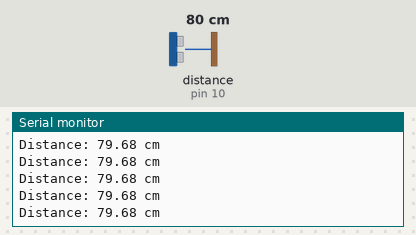
A sketch run on a simulated Arduino Uno, built with avr-gcc and run on an emulated ATmega328P. Parts: the last lines printed to the serial monitor. Wiring (inferred from the names in the program): ultrasonic range finder: trigger pin 9; echo pin 10. Inputs (shaded band) come from the test bench; at power-on: distance to the obstacle (sensor on pin 10) 80 cm. The echo pulse lasts 58.3 µs per cm.

Above: at 1.2 s.
1.3 s: distance to the obstacle (sensor on pin 10) set to 120 cm
At 1.49 s:
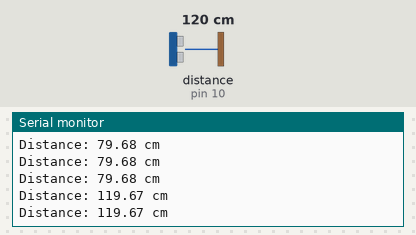
4.3 s: distance to the obstacle (sensor on pin 10) set to 35 cm
At 4.3 s:
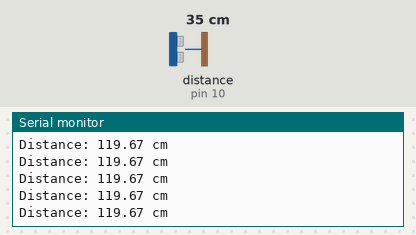
7.3 s: distance to the obstacle (sensor on pin 10) set to 250 cm
At 7.4 s:
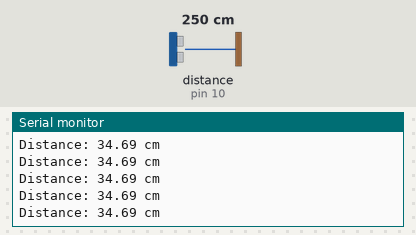
10.3 s: distance to the obstacle (sensor on pin 10) set to 35 cm
At 10.4 s:
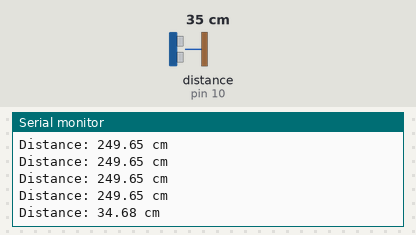
Timing chart, 0 to 13.3 s (numbered marks = the images above; inputs shaded):
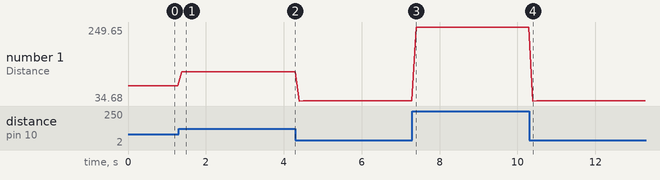

Measured:
- after the input at 1.3 s, the serial monitor: prints a new line after 0.08 s (image 1)
- after the input at 10.3 s, the serial monitor: prints a new line after 0.10 s (image 4)
- plotted number 1: 79.68 → 119.67 after the input at 1.3 s, 119.67 → 34.69 after the input at 4.3 s, 34.69 → 249.65 after the input at 7.3 s, 249.65 → 34.69 after the input at 10.3 s

The sketch:

Task1_Dec_Nir_Par.ino
```cpp
// Pin constants
const uint8_t PIN_TRIG = 9;
const uint8_t PIN_ECHO = 10;

// Measurement variables
unsigned long echo_us = 0;   // echo time in microseconds
float distance_cm = 0.0f;    // distance in centimeters

void setup() {
  pinMode(PIN_TRIG, OUTPUT);
  pinMode(PIN_ECHO, INPUT);

  digitalWrite(PIN_TRIG, LOW);

  Serial.begin(9600);
}

void loop() {
  // Generate a clean 10 us trigger pulse (ASCII only)
  digitalWrite(PIN_TRIG, LOW);
  delayMicroseconds(2);
  digitalWrite(PIN_TRIG, HIGH);
  delayMicroseconds(10);
  digitalWrite(PIN_TRIG, LOW);

  // Measure echo pulse width
  echo_us = pulseIn(PIN_ECHO, HIGH);

  // Convert time to distance in cm: d = (t * 0.0343) / 2
  distance_cm = (echo_us * 0.0343f) / 2.0f;

  // Output in centimeters only
  Serial.print("Distance: ");
  Serial.print(distance_cm);
  Serial.println(" cm");

  delay(100);
}
```
